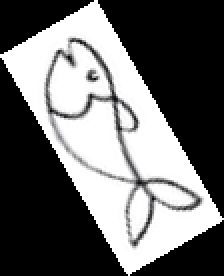
#> input picture Find_Hidden_Object/img/fish_60_1.5.png, 112 x 138 px (shown 2 times larger)
$ python findContours.py
#> lines starting #> are read from the running program, lines starting #| are printed output that depends on the picture; after the words box and inside, x2 and y2 are one past the last pixel; in counts of white or black regions, pixels touching at a corner belong together
import cv2
import numpy as np
import matplotlib.pyplot as plt
import os

os.chdir(os.path.dirname(os.path.abspath(__file__)))

img = cv2.imread("../img/fish_60_1.5.png", 1)
#> img is the input picture: shape (138, 112, 3); mean B, G, R 107.8, 107.6, 107.7
print(img[0, 0, 0])
#| 0
img_gray = cv2.cvtColor(img, cv2.COLOR_BGR2GRAY)
_, img_binary = cv2.threshold(img_gray, 127, 255, 0)
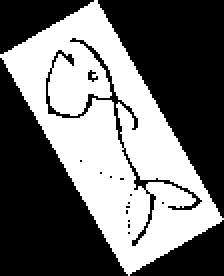
#> img_binary: shape (138, 112) (shown 2 times larger); 42.8% white; 1 white region
cnt, _ = cv2.findContours(img_binary, cv2.RETR_EXTERNAL, cv2.CHAIN_APPROX_SIMPLE)
#> cnt = 1 contour; box (x1, y1, x2, y2) and area: (0, 0, 112, 138) 6953
rect = cv2.minAreaRect(cnt[0])
#> rect = ((55.47, 68.44), (55.84, 127.3), -30)
box = np.int0(cv2.boxPoints(rect))
#> box = [[63, 137], [0, 27], [47, 0], [111, 109]]
print(box)
#| [[ 63 137]
#|  [  0  27]
#|  [ 47   0]
#|  [111 109]]
print(img.shape)
#| (138, 112, 3)
cv2.drawContours(img, [box], 0, (255,0,0), 2)
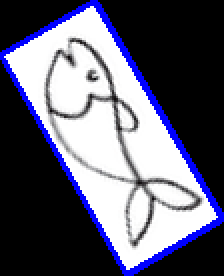
#> img: shape (138, 112, 3) (shown 2 times larger); 7.03% of pixels changed, all inside (x1, y1, x2, y2) = (0, 0, 112, 138)
plt.imshow(img)
plt.show()

$ run again, with Find_Hidden_Object/img/sample1.png copied over Find_Hidden_Object/img/fish_60_1.5.png
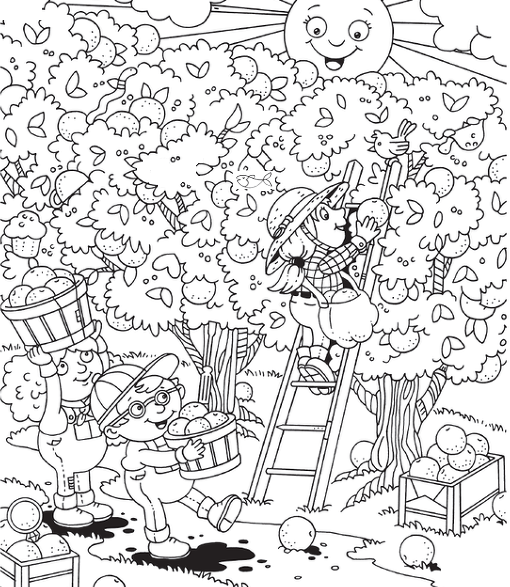
#> input picture Find_Hidden_Object/img/sample1.png, 510 x 587 px
#> img is the input picture: shape (587, 510, 3); mean B, G, R 219.7, 219.2, 219.5
#| 255
#> `_, img_binary = cv2.threshold(img_gray, 127, 255, 0)`:
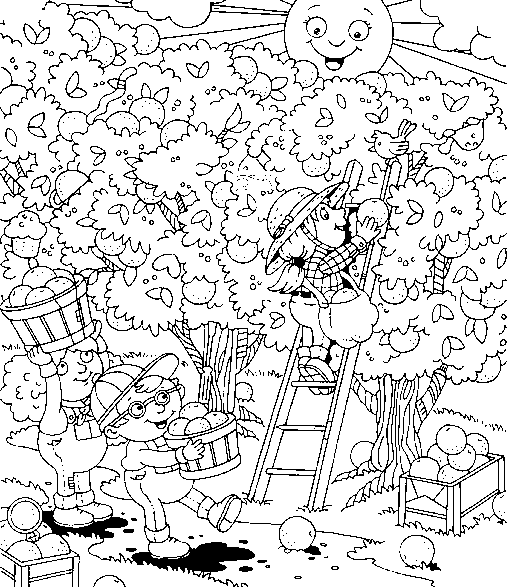
#> img_binary: shape (587, 510); 86% white; black in thin lines or dots
#> cnt = 5 contours, 3 with area under 20; largest, box (x1, y1, x2, y2) and area: (0, 0, 510, 587) 296723, (22, 566, 28, 587) 96
#> rect = ((235.8, 585.8), (1.41, 0.707), -45)
#> box = [[235, 586], [235, 586], [236, 585], [236, 585]]
#| [[235 586]
#|  [235 586]
#|  [236 585]
#|  [236 585]]
#| (587, 510, 3)
#> img: shape (587, 510, 3); under 0.01% of pixels changed, all inside (x1, y1, x2, y2) = (234, 584, 238, 587)
